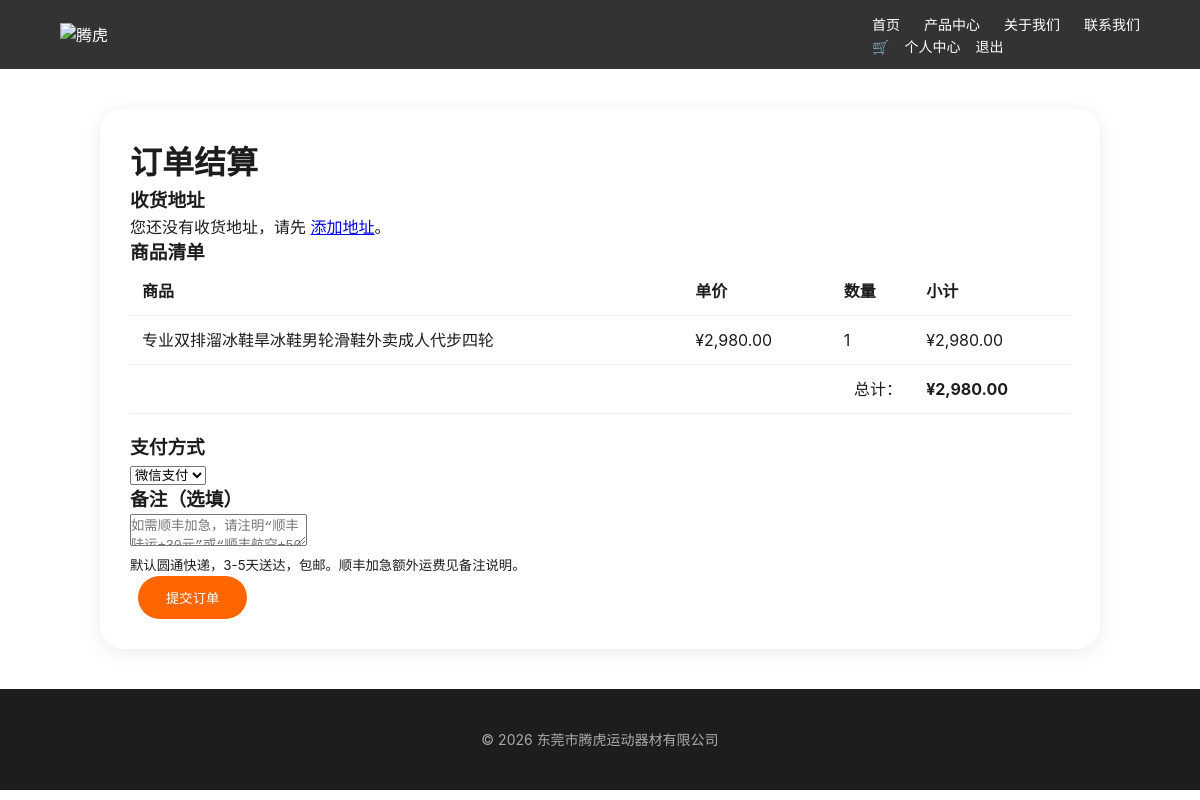
Screenshot of /order.php?product_id=1 (signed in) with the database file from the repository.
### tables this page shows
CREATE TABLE `products` (
  `id` int(11) NOT NULL AUTO_INCREMENT,
  `name` varchar(255) NOT NULL,
  `price` decimal(10,2) DEFAULT NULL,
  `spec` text,
  `keywords` varchar(255) DEFAULT NULL,
  `main_image` varchar(255) DEFAULT NULL,
  `detail_images` text,
  `category` varchar(100) DEFAULT NULL,
  `is_featured` tinyint(1) DEFAULT 0,
  `sort_order` int(11) DEFAULT 0,
  `created_at` timestamp NOT NULL DEFAULT CURRENT_TIMESTAMP,
  PRIMARY KEY (`id`)
);

### order.php (the view, shortened to what this page needs)
<?php
require_once 'config.php';
$user_id = $_SESSION['user_id'];
$addresses = $conn->query("SELECT * FROM addresses WHERE user_id = $user_id ORDER BY is_default DESC, id DESC");
$cart_items = [];
$total_price = 0;
if (isset($_GET['from_cart']) && $_GET['from_cart'] == 1) {
    $res = $conn->query("SELECT c.id as cart_id, c.quantity, p.id as product_id, p.name, p.price, p.main_image
                         FROM cart c
                         JOIN products p ON c.product_id = p.id
                         WHERE c.user_id = $user_id");
    while ($row = $res->fetch_assoc()) {
        $row['subtotal'] = $row['price'] * $row['quantity'];
        $total_price += $row['subtotal'];
        $cart_items[] = $row;
    }
    if (empty($cart_items)) {
        header('Location: cart.php');
        exit;
    }
} elseif (isset($_GET['product_id'])) {
    $product_id = intval($_GET['product_id']);
    $res = $conn->query("SELECT * FROM products WHERE id = $product_id");
    $product = $res->fetch_assoc();
    $cart_items[] = [
        'product_id' => $product['id'],
        'name' => $product['name'],
        'price' => $product['price'],
        'quantity' => 1,
        'subtotal' => $product['price']
    ];
    $total_price = $product['price'];
} else {
    die('无效的请求');
}
?>
<!DOCTYPE html>
<html lang="zh-CN">
<head>
    <link rel="stylesheet" href="css/style.css">
</head>
<body>
    <header>
        <div class="container">
            <div class="logo"><img src="uploads/logo-placeholder.png" alt="腾虎"></div>
            <nav><ul><li><a href="index.php">首页</a></li><li><a href="index.php#products">产品中心</a></li><li><a href="index.php#about">关于我们</a></li><li><a href="index.php#contact">联系我们</a></li></ul>
            <div class="nav-buttons"><a href="cart.php">🛒</a><a href="user.php">个人中心</a><a href="logout.php">退出</a></div>
        </div>
    </header>
    <div class="container order-form">
        <h1>订单结算</h1>
        <?php if (isset($success_msg)): ?>
            <div style="background:#d4edda; padding:15px; border-radius:5px;"><?= $success_msg ?></div>
            <p><a href="user.php">查看我的订单</a> | <a href="index.php">继续购物</a></p>
        <?php else: ?>
            <form method="post">
                <h3>收货地址</h3>
                <?php if ($addresses->num_rows == 0): ?>
                    <p>您还没有收货地址，请先 <a href="user.php#addresses">添加地址</a>。</p>
                <?php endif; ?>
                <h3>商品清单</h3>
                <table class="cart-table">
                    <thead><tr><th>商品</th><th>单价</th><th>数量</th><th>小计</th></tr></thead>
                    <tbody>
                    <?php foreach ($cart_items as $item): ?>
                    <tr>
                        <td><?= htmlspecialchars($item['name']) ?></td>
                        <td>¥<?= number_format($item['price'], 2) ?></td>
                        <td><?= $item['quantity'] ?></td>
                        <td>¥<?= number_format($item['subtotal'], 2) ?></td>
                    </tr>
                    <?php endforeach; ?>
                    </tbody>
                    <tfoot><tr><td colspan="3" style="text-align:right">总计：</td><td><strong>¥<?= number_format($total_price, 2) ?></strong></td></tr></tfoot>
                </table>
                <h3>支付方式</h3>
                <select name="payment_method" required>
                    <option value="wechat">微信支付</option>
                </select>
                <h3>备注（选填）</h3>
                <textarea name="remark" rows="2" placeholder="如需顺丰加急，请注明“顺丰陆运+30元”或“顺丰航空+50元”"></textarea>
                <p><small>默认圆通快递，3-5天送达，包邮。顺丰加急额外运费见备注说明。</small></p>
                <button type="submit" name="submit_order" class="btn">提交订单</button>
            </form>
        <?php endif; ?>
    </div>
    <footer><div class="container"><p>&copy; <?= date('Y') ?> 东莞市腾虎运动器材有限公司</p></div></footer>
</body>
</html>

### css/style.css (style rules this page uses)
* { margin: 0; padding: 0; box-sizing: border-box; }
body { font-family: -apple-system, BlinkMacSystemFont, 'Segoe UI', Roboto, Helvetica, Arial, sans-serif; line-height: 1.5; color: #1d1d1f; background: #fff; }
.container { width: 90%; max-width: 1200px; margin: 0 auto; }
header { background: rgba(0,0,0,0.8); backdrop-filter: blur(20px); position: sticky; top: 0; z-index: 100; padding: 12px 0; color: #fff; }
header .container { display: flex; justify-content: space-between; align-items: center; }
.logo img { height: 40px; }
nav ul { list-style: none; display: flex; gap: 24px; }
nav a { color: #fff; text-decoration: none; font-size: 14px; }
nav ul li { position: relative; }
.nav-buttons { display: flex; gap: 15px; align-items: center; }
.nav-buttons a { color: #fff; text-decoration: none; }
.btn { display: inline-block; background: #ff6600; color: white; padding: 12px 28px; text-decoration: none; border-radius: 30px; margin: 0 8px; transition: 0.2s; font-weight: 500; border: none; cursor: pointer; }
footer { background: #1d1d1f; color: #aaa; text-align: center; padding: 40px 0; font-size: 14px; }
.cart-container, .order-form, .track-form, .auth-form { max-width: 1000px; margin: 40px auto; background: #fff; padding: 30px; border-radius: 24px; box-shadow: 0 4px 20px rgba(0,0,0,0.08); }
.cart-table { width: 100%; border-collapse: collapse; margin-bottom: 20px; }
.cart-table th, .cart-table td { border-bottom: 1px solid #eee; padding: 12px; text-align: left; }

### rows the page displays
products: name "专业双排溜冰鞋旱冰鞋男轮滑鞋外卖成人代步四轮", price "2,980.00", quantity "1"
